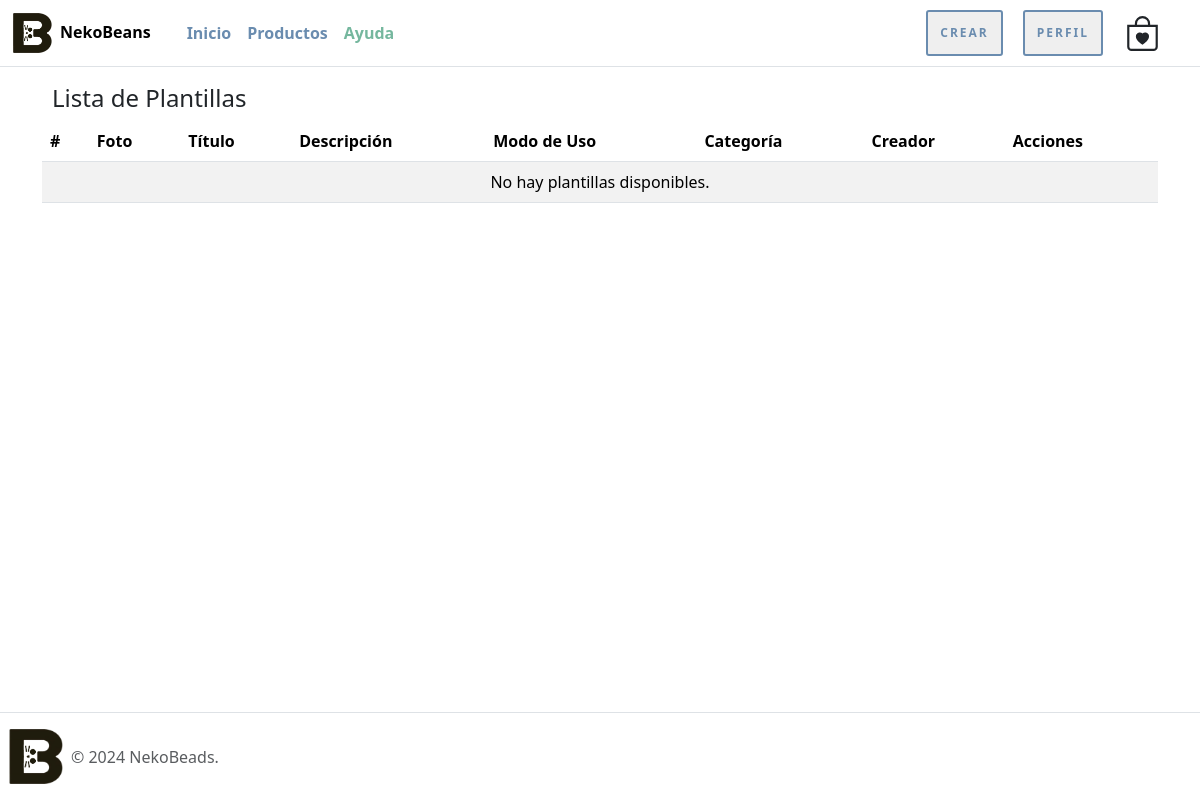
/listar-plantilla/ (signed in), run on an earlier commit of the app's database.
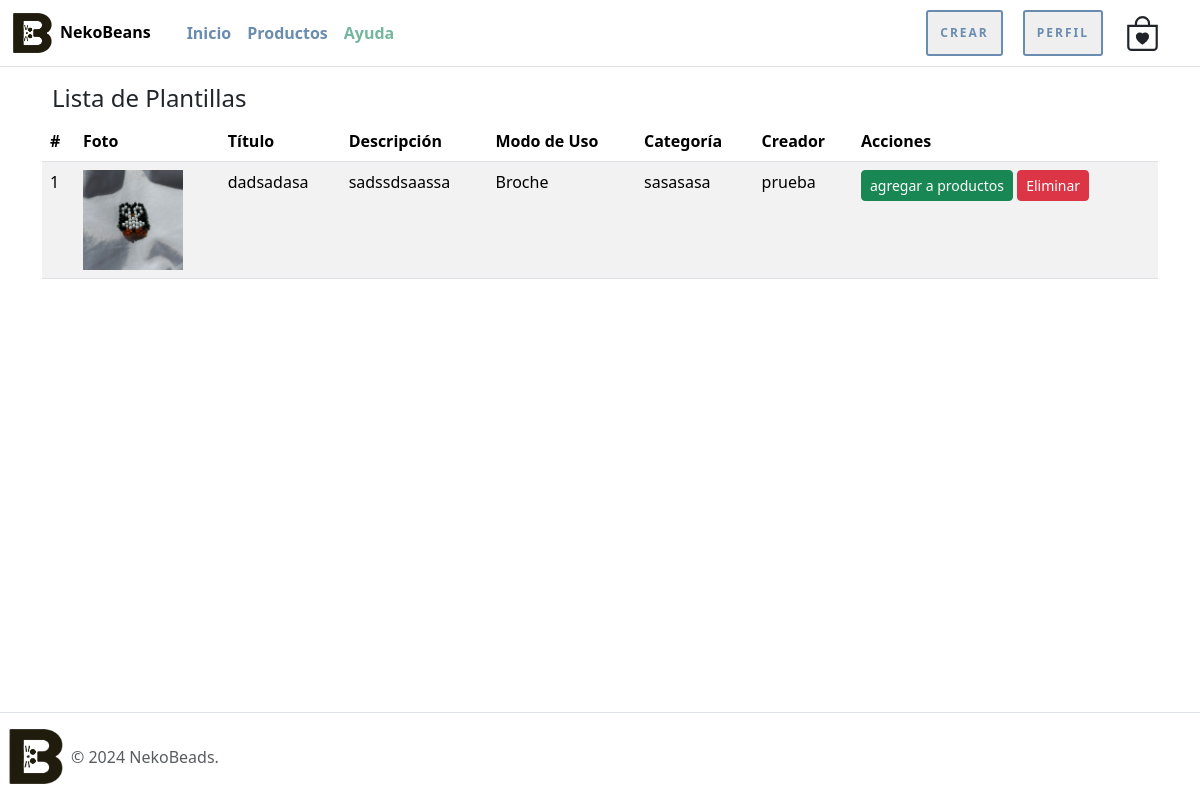
And on a later commit of the database.
### nekoBeansWeb/models.py (models this page shows, shortened)
class Plantilla(models.Model):
    nombrePlantilla = models.CharField(max_length=20)
    imagen = models.ImageField(upload_to="plantillas", null=True)
    descripcion = models.CharField(max_length=100)
    tipo_modo_uso = models.IntegerField(choices=tipo_uso, default=1)
    categoria = models.CharField(max_length=50)
    creador = models.ForeignKey(User, on_delete=models.CASCADE)

### nekoBeansWeb/views.py (the view)
# urls.py: path('listar-plantilla/', listar_plantilla, name='listar_plantilla'),
@permission_required('nekoBeansWeb.view_plantilla')
def listar_plantilla(request):
    plantillas = Plantilla.objects.all()
    data = {
        'plantillas': plantillas
    }
    return render(request, 'nekoBeansWeb/crearplantilla/listar_crear.html', data)

### nekoBeansWeb/templates/nekoBeansWeb/crearplantilla/listar_crear.html (shortened to what this page needs)
{% extends 'nekoBeansWeb/narvar_footer.html' %}
{% load static %}
{% block contenido %}
<div class="container mt-4">
    <div class="row">
        <div class="col-md-12">
            <h4 class="espacio-titulos">Lista de Plantillas</h4>
            <div class="table-responsive">
                <table class="table table-hover table-striped">
                    <thead class="thead-dark">
                        <tr>
                            <th scope="col">#</th>
                            <th scope="col">Foto</th>
                            <th scope="col">Título</th>
                            <th scope="col">Descripción</th>
                            <th scope="col">Modo de Uso</th>
                            <th scope="col">Categoría</th>
                            <th scope="col">Creador</th>
                            <th scope="col">Acciones</th>
                        </tr>
                    </thead>
                    <tbody>
                        {% for plantilla in plantillas %}
                        <tr>
                            <td>{{ forloop.counter }}</td>
                            <td><img src="{{ plantilla.imagen.url }}" alt="{{ plantilla.nombrePlantilla }}" style="max-width: 100px;"></td>
                            <td>{{ plantilla.nombrePlantilla }}</td>
                            <td>{{ plantilla.descripcion }}</td>
                            <td>{{ plantilla.get_tipo_modo_uso_display }}</td>
                            <td>{{ plantilla.categoria }}</td>
                            <td>{{ plantilla.creador.username }}</td>
                            <td>
                                <a href="{% url 'crear_producto_con_plantilla' plantilla.id %}" class="btn btn-sm btn-success">agregar a productos</a>
                                <a href="{% url 'eliminar_plantilla' plantilla.id %}" class="btn btn-sm btn-danger delete-btn">Eliminar</a>
                            </td>
                        </tr>
                        {% empty %}
                        <tr>
                            <td colspan="8" class="text-center">No hay plantillas disponibles.</td>
                        </tr>
                        {% endfor %}
                    </tbody>
                </table>
            </div>
        </div>
    </div>
</div>
{% endblock %}

What changed in the data, as far as the page shows it:
added Plantilla: imagen (picture), nombrePlantilla "dadsadasa", descripcion "sadssdsaassa", tipo_modo_uso "Broche", categoria "sasasasa", creador.username "prueba"
Also different on the page:
text no longer shown: "No hay plantillas disponibles."
